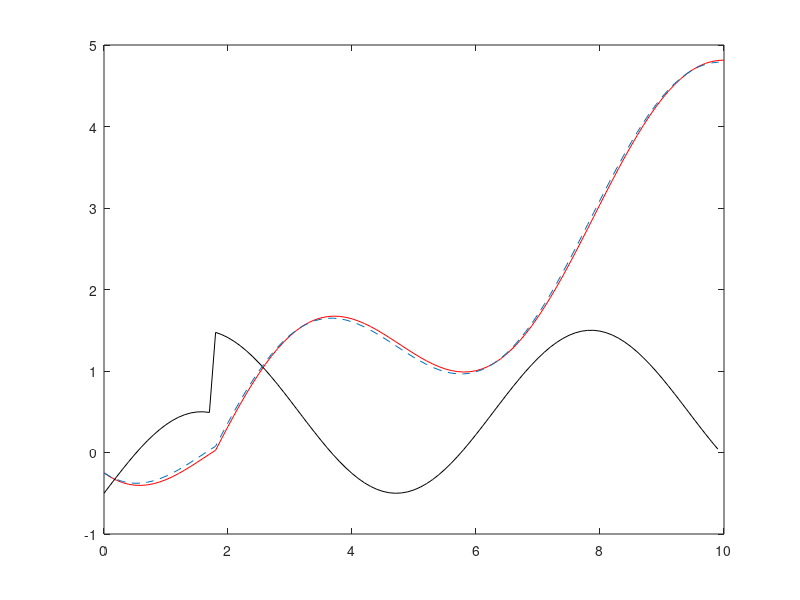

MATLAB code for this plot:
% Note that we are not actually using the Heavyside graph - it is not a
% function at x=0.  Instead, we use {(x,0) for x<0}U{(x,1) for x>=0}.

h=0.1;  % time step
t=[0:h:10];   % time grid

g=@(u) u;   % for heavyside (A)
f=@(t) sin(t)-0.5;  % for du/dt=A+f(t)

u=zeros(1,length(t)); % initialize u solution vector
du=zeros(1,length(t)-1); % du is calculated for previous u value
tdu=t(1:length(t)-1);    %    in the loop below. no reason to have
                         %    du(length(t)) value as it wont be used
                         
u(1)=-0.25;    % initial value

for i=2:length(t)
    % t(1)=u(1), so we move to t(2),u(2)
    if u(i-1)<0
        du(i-1)=f(t(i-1));
        u(i)=u(i-1)+h*du(i-1);
    else du(i-1)=1+f(t(i-1));   % see note at beginning of code
        u(i)=u(i-1)+h*du(i-1);
    end
end

sol=zeros(1,length(t)); 

for i=1:length(t)
    u1=u(i);
    if i==1
        u0=u(i);
        a=0;
    else u0=u(i-1);
    end
    if sign(u1)-sign(u0)>0
        a=-t(i);
    else if sign(u1)-sign(u0)<0
        a=t(i);
        end
    end
    if u(i)<0
        sol(i)=-cos(t(i))-0.5*t(i)+u(1)+1+a;  % F(t)+u_0-F(0)+c
    else sol(i)=-cos(t(i))-0.5*t(i)+t(i)+u(1)+1+a;
    end
end

figure
plot(t,u,'r',tdu,du,'k',t,sol,'--')
    